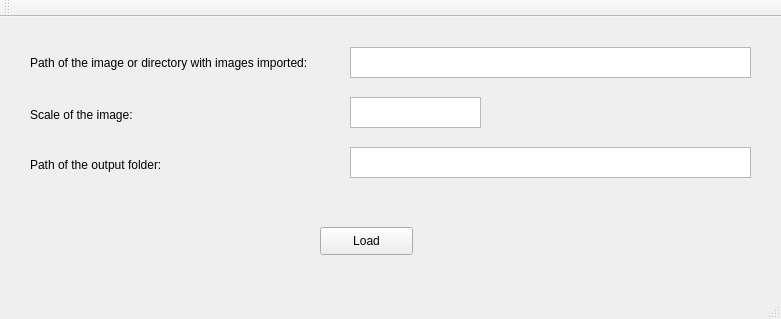
<?xml version="1.0" encoding="UTF-8"?>
<ui version="4.0">
 <class>MainWindow</class>
 <widget class="QMainWindow" name="MainWindow">
  <property name="geometry">
   <rect>
    <x>0</x>
    <y>0</y>
    <width>781</width>
    <height>319</height>
   </rect>
  </property>
  <property name="windowTitle">
   <string>MainWindow</string>
  </property>
  <widget class="QWidget" name="centralWidget">
   <widget class="QTextEdit" name="textEdit">
    <property name="geometry">
     <rect>
      <x>350</x>
      <y>30</y>
      <width>401</width>
      <height>31</height>
     </rect>
    </property>
    <property name="html">
     <string>&lt;!DOCTYPE HTML PUBLIC &quot;-//W3C//DTD HTML 4.0//EN&quot; &quot;http://www.w3.org/TR/REC-html40/strict.dtd&quot;&gt;
&lt;html&gt;&lt;head&gt;&lt;meta name=&quot;qrichtext&quot; content=&quot;1&quot; /&gt;&lt;style type=&quot;text/css&quot;&gt;
p, li { white-space: pre-wrap; }
&lt;/style&gt;&lt;/head&gt;&lt;body style=&quot; font-family:'MS Shell Dlg 2'; font-size:7.8pt; font-weight:400; font-style:normal;&quot;&gt;
&lt;p style=&quot;-qt-paragraph-type:empty; margin-top:0px; margin-bottom:0px; margin-left:0px; margin-right:0px; -qt-block-indent:0; text-indent:0px;&quot;&gt;&lt;br /&gt;&lt;/p&gt;&lt;/body&gt;&lt;/html&gt;</string>
    </property>
   </widget>
   <widget class="QTextEdit" name="textEdit_3">
    <property name="geometry">
     <rect>
      <x>350</x>
      <y>130</y>
      <width>401</width>
      <height>31</height>
     </rect>
    </property>
   </widget>
   <widget class="QLabel" name="label_2">
    <property name="geometry">
     <rect>
      <x>30</x>
      <y>90</y>
      <width>301</width>
      <height>16</height>
     </rect>
    </property>
    <property name="text">
     <string>Scale of the image:</string>
    </property>
   </widget>
   <widget class="QLabel" name="label_3">
    <property name="geometry">
     <rect>
      <x>30</x>
      <y>140</y>
      <width>231</width>
      <height>16</height>
     </rect>
    </property>
    <property name="text">
     <string>Path of the output folder:</string>
    </property>
   </widget>
   <widget class="QLabel" name="label">
    <property name="geometry">
     <rect>
      <x>30</x>
      <y>30</y>
      <width>321</width>
      <height>31</height>
     </rect>
    </property>
    <property name="text">
     <string>Path of the image or directory with images imported:</string>
    </property>
   </widget>
   <widget class="QTextEdit" name="textEdit_2">
    <property name="geometry">
     <rect>
      <x>350</x>
      <y>80</y>
      <width>131</width>
      <height>31</height>
     </rect>
    </property>
   </widget>
   <widget class="QPushButton" name="pushButton">
    <property name="geometry">
     <rect>
      <x>320</x>
      <y>210</y>
      <width>93</width>
      <height>28</height>
     </rect>
    </property>
    <property name="text">
     <string>Load</string>
    </property>
   </widget>
  </widget>
  <widget class="QMenuBar" name="menuBar">
   <property name="geometry">
    <rect>
     <x>0</x>
     <y>0</y>
     <width>781</width>
     <height>26</height>
    </rect>
   </property>
  </widget>
  <widget class="QToolBar" name="mainToolBar">
   <attribute name="toolBarArea">
    <enum>TopToolBarArea</enum>
   </attribute>
   <attribute name="toolBarBreak">
    <bool>false</bool>
   </attribute>
  </widget>
  <widget class="QStatusBar" name="statusBar"/>
 </widget>
 <layoutdefault spacing="6" margin="11"/>
 <resources/>
 <connections/>
</ui>
